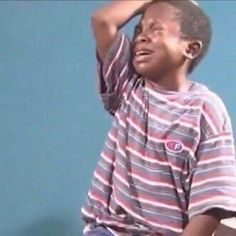
#> input picture memes/1.JPG, 236 x 236 px
$ jupyter execute 'Create Memes with Python.ipynb'
#> lines starting #> are read from the running program, lines starting #| are printed output that depends on the picture
<h1>Table of Contents<span class="tocSkip"></span></h1>
<div class="toc"><ul class="toc-item"></ul></div>

[cell 1]
from PIL import Image, ImageDraw, ImageFont

[cell 2]
def generate_meme(image_path, text, font_path, text_color, font_size, shadow_offset, shadow_color):
#> called with image_path = 'memes/1.JPG', font_path = 'impact/impact.ttf', text_color = 'white', font_size = 16, shadow_offset = (2, 2), shadow_color = 'black'
    image = Image.open(image_path)
#> image is the input picture: PIL image 236x236 RGB; mean R, G, B 142.7, 144.6, 160.8

    blank_image = Image.new("RGBA", image.size)
#> blank_image: PIL image 236x236 RGBA; every value is 0
    draw = ImageDraw.Draw(blank_image)
    font = ImageFont.truetype(font_path, font_size)

    lines = text.split("\n")
    line_heights = [draw.textbbox((0, 0), line, font=font)[3] - draw.textbbox((0, 0), line, font=font)[1] for line in lines]
#> line_heights = [15, 15]
    text_height = sum(line_heights)
#> text_height = 30

    image_center = (image.width // 2, image.height*2 // 3)
#> image_center = (118, 157)
    y_start = image.height - text_height - image.height // 6
#> y_start = 167

    # Draw the text shadow
    shadow_y = y_start
#> shadow_y = 167
    for line, height in zip(lines, line_heights):
        text_width = draw.textbbox((0, 0), line, font=font)[2] - draw.textbbox((0, 0), line, font=font)[0]
        text_x = image_center[0] - text_width // 2 + shadow_offset[0]
        shadow_position = (text_x, shadow_y, + shadow_offset[1])
        draw.text(shadow_position, line, fill=shadow_color, font=font)
        shadow_y += height
#> this loop made 2 passes
#> (line, height, text_width, text_x, shadow_position, shadow_y) on passes 1 to 2: ('When you forget to document', 15, 241, 0, (0, 167, 2), 182), (' your code for 99 days', 15, 180, 30, (30, 182, 2), 197)
#> after the loop, shadow_y = 197


    # Draw the main text
    text_y = y_start
#> text_y = 167
    for line, height in zip(lines, line_heights):
        text_width = draw.textbbox((0, 0), line, font=font)[2] - draw.textbbox((0, 0), line, font=font)[0]
        text_x = image_center[0] - text_width // 2
        text_position = (text_x, text_y)
        draw.text(text_position, line, fill=text_color, font=font)
        text_y += height
#> this loop made 2 passes
#> (line, height, text_width, text_x, text_position, text_y) on passes 1 to 2: ('When you forget to document', 15, 241, -2, (-2, 167), 182), (' your code for 99 days', 15, 180, 28, (28, 182), 197)
#> after the loop, text_y = 197

    final_image = Image.alpha_composite(image.convert("RGBA"), blank_image)
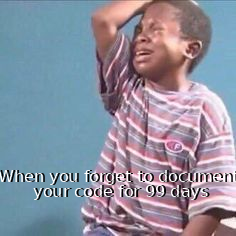
#> final_image: PIL image 236x236 RGBA; mean R, G, B, A 142.1, 144.2, 159.6, 255

    return final_image
